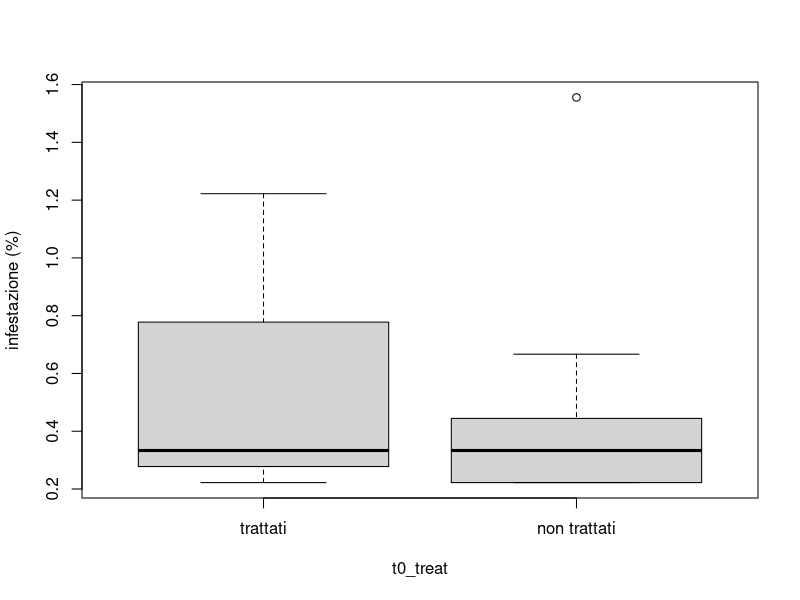
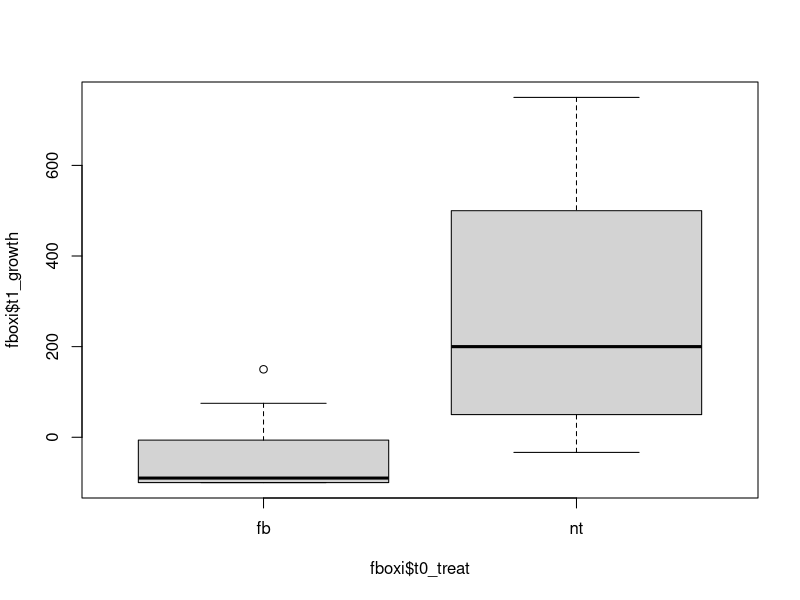
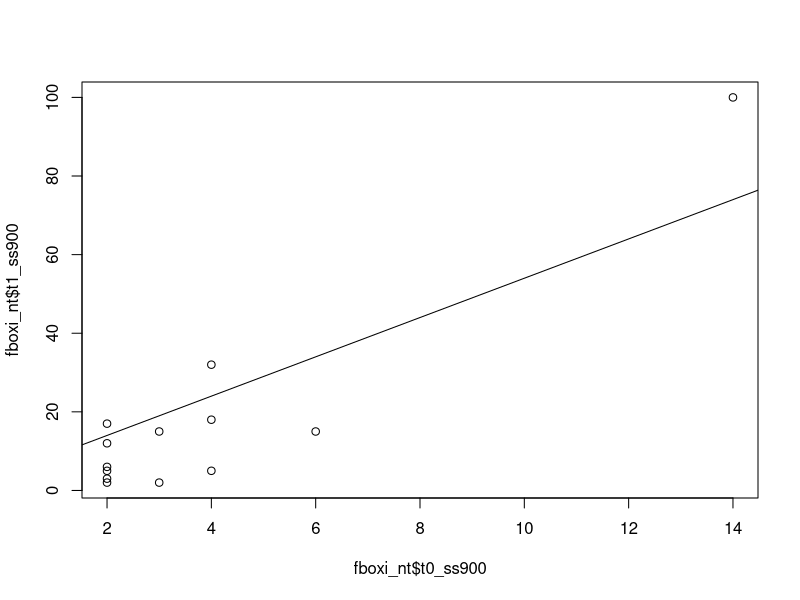

R code for these plots, in order: (Note: this script raises an error after producing the figures.)
#
detach()
rm(list=ls())

# data load ---------------------------------------------------------------
fbox <- read.csv("../data/fbox_def.csv", sep=",")
fbox$t0_treat<-c(rep("fb",48),rep("nt",48))   #treatments: fbox, no treatment

# 900 bees sums -----------------------------------------------------------

fbox$t0_ss900<- fbox$t0_ss300_1 + fbox$t0_ss300_2 + fbox$t0_ss300_3 #total sugar shake time 0
fbox$t1_ss900<- fbox$t1_ss300_1 + fbox$t1_ss300_2 + fbox$t1_ss300_3 #total sugar shake time 1
fbox$t2_ss900<- fbox$t2_ss300_1 + fbox$t2_ss300_2 + fbox$t2_ss300_3 #total sugar shake time 2
fbox$t3_ss900<- fbox$t3_ss300_1 + fbox$t3_ss300_2 + fbox$t3_ss300_3 #total sugar shake time 3

# hives selection -------------------------------------------------------
minvar=1.5  #varroe minime per inclusione
maxvar=15 #varroe massime per inclusione
!is.na(fbox$t0_ss900-fbox$t1_ss900)->include # NAs removed (only time 0 and 1)
fbox$t0_ss900<maxvar & fbox$t0_ss900>minvar & include ->include #excluded most infested hives and hives with infestation under 1/900

fboxi<-fbox[include,] #dataset delle casse in analisi
rm(include)
#fboxi<-fboxi[order(fboxi$ss9_bt),] ????? inutile ?????

n_nt<-dim(fboxi[fboxi$t0_treat=="nt",])[1] # num ctr hives
n_fb<-dim(fboxi[fboxi$t0_treat=="fb",])[1]    # num fbox hives


# t1-t0 growth analysis ---------------------------------------------------

# t0 infestation
boxplot(t0_ss900/9~t0_treat,data=fboxi,names=c("trattati","non trattati"),ylab="infestazione (%)")

 #fboxi$eff_log<-log(ss9_at+0.5)-log(ss9_bt+0.5)
fboxi$t1_growth<-(fboxi$t1_ss900-fboxi$t0_ss900)/fboxi$t0_ss900*100

#boxplot(t1_growth~tratt)
boxplot(fboxi$t1_growth~fboxi$t0_treat)

fboxi_nt<-fboxi[fboxi$t0_treat=="nt",]
fboxi_fb<-fboxi[fboxi$t0_treat=="fb",]

plot(fboxi_nt$t0_ss900,fboxi_nt$t1_ss900)
abline(fboxi_nt$t0_ss900,fboxi_nt$t1_ss900)
lm(t1_ss900~t0_ss900,data=fboxi_nt)
#plot(glm(ss9_at~sqrt(ss9_bt),family=poisson))


points(fboxi_fb$t0_ss900,fboxi_fb$t1_ss900,pch=3)
abline(fboxi_fb$t0_ss900,fboxi_fb$t1_ss900)

### henderson_tilton
#ht.efficacy<-function(tb,ta,cb,ca){100*(1-((ta*mean(cb))/(tb*mean(ca))))}
ht.efficacy<-function(tb,ta,cb,ca){100*(1-((ta/tb)/mean(ca/cb)))}
#ht.efficacy<-function(tb,ta,cb,ca){100*(1-((mean(ta/tb)*mean(cb/ca))))}

fboxi_fb$t1_ht.eff<-ht.efficacy(fboxi_fb$t0_ss900,fboxi_fb$t1_ss900,fboxi_nt$t0_ss900,fboxi_nt$t1_ss900)
mean(fboxi_fb$t1_ht.eff)

sin(mean(asin(sqrt(fboxi_fb$t1_ht.eff/100))))^2#media trasformati
sin(t.test(asin(sqrt(fboxi_fb$t1_ht.eff/100))[-7])$conf.int)^2[1] #ic dati trasformati

boxplot(fboxi_fb$t1_ht.eff)


fboxi_fb$t2_ss900/fboxi_fb$t1_ss900
# 
# 
# ((mss9fbbt*m_eff_plac)-mss9fbat)/(mss9fbbt*m_eff_plac) ### efficacia del formicobox
# ## ic con il bootstrap?!?
# attach(dataplac)
# hist(ss9_bt,breaks=0:35,ylim=c(0,30),main="Infestazione al giorno 0",xlab="varroe/900 api",ylab="frequenza")
# hist(ss9_at,breaks=0:35,ylim=c(0,30),main="Infestazione al giorno 30",xlab="varroe/900 api",ylab="frequenza")
# #capire come gestire gli zeri iniziali
# detach(dataplac)
# 
# attach(fboxi)
# order(cassa)->ordine
# rbind(ss9_bt[ordine],ss9_at[ordine])->counts
# row.names(counts)<-c("prima","dopo")
# names(counts)<-cassa[ordine]
# barplot(counts, main="Infestazione delle api adulte",
#         xlab="Famiglie", col=c("white","yellow"),ylab="Varroe/900 api",
#         legend = rownames(counts), beside=TRUE)
# barplot(counts[1,], main="Infestazione delle api adulte prima del trattamento",
#         xlab="Famiglie", col=c(rep("black",dim(datafb)[1]),rep("red",dim(dataplac)[1])),ylab="Varroe/900 api",ylim=c(0,35))
# barplot(counts[2,], main="Infestazione delle api adulte un mese dopo il trattamento",
#         xlab="Famiglie", col=c(rep("black",dim(datafb)[1]),rep("red",dim(dataplac)[1])),ylab="Varroe/900 api")
# 
# 
# 
# rbind(-(ss9_bt[ordine]-ss9_at[ordine]))->counts
# barplot(counts, main="Car Distribution",
#         xlab="Number of Gears") 
# 
# barplot(fboxi$eff_log[ordine], main="",
#         xlab="")
# fboxi$aumentoperc<-(ss9_at-ss9_bt)*100/(ss9_bt+0.5)
# as.numeric(as.factor(tratt[ordine]))->coloritratt
# barplot(fboxi$aumentoperc[ordine], ylab="Variazione dell'infestazione (%)",
#         xlab="famiglie",col=coloritratt,main="Variazione dell'infestazione in un mese")
# mean(fboxi$aumentoperc[tratt=="fb"])
# mean(fboxi$aumentoperc[tratt=="plac"])
# (mean(fboxi$aumentoperc[tratt=="plac"])-(mean(fboxi$aumentoperc[tratt=="fb"])))/mean(fboxi$aumentoperc[tratt=="plac"])
# boxplot(fboxi$aumentoperc~tratt)
# boxplot(fboxi$eff_log~tratt)
# boxplot(fboxi$ss9_at~tratt)
# as.character(ora.insacco%/%1)->ora
# as.character(round(ora.insacco%%1,digits=2)*100)->minu
# plot(strptime(paste(ora,minu,sep=":"),format="%H:%M")[tratt=="fb"],fboxi$aumentoperc[tratt=="fb"],type="h",lwd=2,ylab="Variazione dell'infestazione (%)",xlab="ora di insacco")
# plot(strptime(paste(ora,minu,sep=":"),format="%H:%M")[tratt=="fb"],fboxi$ss9_at[tratt=="fb"],type="h",lwd=2,ylab="Varroe/900 api dopo il trattamento",xlab="ora di insacco")
# rm(ora,minu)
# detach(fboxi)
# 
# Blocco di covata --------------------------------------------------------
# 
# 
fbox_blocco <- read.csv("../data/formicobox_blocco_conteggi.csv", sep=";", dec=",")
merge(fbox_blocco[-c(10,14:23)],fbox,by="id_hive",all.x=T)->fbox_blocco_m #togliere 76 e 77???? [-(6:7),]
as.Date(c("2012/7/15","2012/07/18","2012/7/22","2012/07/26","2012/7/30","2012/08/3","2012/08/7","2012/08/8","2012/08/10","2012/08/13"))->Dates.cad
fbox_blocco_m[fbox_blocco_m$tratt=="ctr",c(3:12)]->cadute_ctr
fbox_blocco_m[fbox_blocco_m$tratt=="fbox",c(3:12)]->cadute_fbox
dim(cadute_ctr)[1]->num_ctr
dim(cadute_fbox)[1]->num_fbox
plot(Dates.cad,apply(cadute_fbox,2,mean),type="l")
plot(Dates.cad,apply(cadute_ctr,2,mean),type="l")
#plot(apply(fbox_blocco_m[,c(3:12)],1,sum),fbox_blocco_m$)
boxplot(cadute_ctr,names=(Dates.cad-as.Date("2012/07/12")),xlab="giorni dal trattamento",ylab="acari caduti")
lines(x=c(7.5,7.5),y=c(0,max(cadute_ctr)),lwd=3,col="red")
text(7.5,max(cadute_ctr),"trattamento di controllo",adj="left",col="red")
boxplot(cadute_fbox,names=(Dates.cad-as.Date("2012/07/12")))
lines(x=c(7.5,7.5),y=c(0,max(cadute_fbox)),lwd=3,col="red")
text(7.5,max(cadute_fbox),"trattamento di controllo",col="red")
boxplot(cadute_fbox[1:7],add=F,col="red",names=(Dates.cad-as.Date("2012/07/12"))[1:7]) #confronto efficacia sotto opercolo

#tb ta cb ca
#ht.efficacy()
apply(fbox_blocco_m[which(fbox_blocco_m$tratt=="fbox"),3:9],1,sum)->tb
apply(fbox_blocco_m[which(fbox_blocco_m$tratt=="fbox"),10:12],1,sum)->ta
apply(fbox_blocco_m[which(fbox_blocco_m$tratt=="ctr"),3:9],1,sum)->cb
apply(fbox_blocco_m[which(fbox_blocco_m$tratt=="ctr"),10:12],1,sum)->ca
ht.efficacy(tb,ta,cb,ca)
ht.efficacy(tb,ta,cb,ca)->ht.cad
mean(ht.efficacy(tb,ta,cb,ca))
boxplot(ht.efficacy(tb,ta,cb,ca))

fbox_blocco_m$t1_ss900[which(fbox_blocco_m$tratt=="fbox")]->tb
fbox_blocco_m$t2_ss900[which(fbox_blocco_m$tratt=="fbox")]->ta
fbox_blocco_m$t1_ss900[which(fbox_blocco_m$tratt=="ctr")]->cb
fbox_blocco_m$t2_ss900[which(fbox_blocco_m$tratt=="ctr")]->ca
ht.efficacy(tb,ta,cb,ca)
ht.efficacy(tb,ta,cb,ca)->ht.sug
mean(ht.efficacy(tb,ta,cb,ca))
boxplot(ht.efficacy(tb,ta,cb,ca))

plot(fbox_blocco_m$t2_ss900, apply(fbox_blocco_m[,10:12],1,sum))
cor(fbox_blocco_m$t2_ss900, apply(fbox_blocco_m[,10:12],1,sum))
     
     apply(fbox_blocco_m[,3:9],1,sum) /  apply(fbox_blocco_m[,3:12],1,sum)
     
summary(lm(fbox_blocco_m$t2_ss900 ~ apply(fbox_blocco_m[,10:12],1,sum)))
     apply(fbox_blocco_m[,3:9],1,sum) /  apply(fbox_blocco_m[,3:12],1,sum)
     #prec=calcolo metodo classico
(apply(fbox_blocco_m[,3:9],1,sum) /  apply(fbox_blocco_m[,3:12],1,sum))[which(fbox_blocco_m$tratt=="fbox")]->eff.cad
     plot(eff.cad,ht.sug)
cbind(eff.cad*100,ht.sug)
abs(eff.cad*100-ht.sug)     
plot(apply(fbox_blocco_m[,3:12],1,sum)[which(fbox_blocco_m$tratt=="fbox")],abs(eff.cad*100-ht.sug))
     abline()
#calcolo numero api
#mean()
cor(tb,fbox_blocco_m$t1_ss900[which(fbox_blocco_m$tratt=="fbox")])
cor(ta,fbox_blocco_m$t2_ss900[which(fbox_blocco_m$tratt=="fbox")])
cor(cb,fbox_blocco_m$t1_ss900[which(fbox_blocco_m$tratt=="ctr")])
cor(ca,fbox_blocco_m$t2_ss900[which(fbox_blocco_m$tratt=="ctr")])

plot(tb,fbox_blocco_m$t1_ss900[which(fbox_blocco_m$tratt=="fbox")])
plot(ta,fbox_blocco_m$t2_ss900[which(fbox_blocco_m$tratt=="fbox")])
plot(cb,fbox_blocco_m$t1_ss900[which(fbox_blocco_m$tratt=="ctr")])
plot(ca,fbox_blocco_m$t2_ss900[which(fbox_blocco_m$tratt=="ctr")])

mean(ca/(fbox_blocco_m$t2_ss900[which(fbox_blocco_m$tratt=="ctr")]/939))
#non torna il numero di api!!!!

2400/.14
57/0.02

plot(ht.cad,ht.sug)# casino!!!
#probabilmente non è corretto 
#dato che media = varianza e non media=sd significa che all'aumentare della media in proporzione aumenta di più la precisione
#fare correzione di abbott a dati cadute (?)

curve(sqrt(x)/x,0,10)



# mean(fbox_blocco$Z2[fbox_blocco$tratt.x=="ctr"])
# mean(fbox_blocco$Z2[fbox_blocco$tratt.x=="fbox"])
# boxplot(fbox_blocco$Z2~fbox_blocco$tratt.x)
# (fbox_blocco$Z3[fbox_blocco$tratt.x=="fbox"])/(fbox_blocco$Z2[fbox_blocco$tratt.x=="fbox"])
# sum(cadute_fbox)
# sum(cadute_ctr)
# sum(apply(cadute_fbox,2,mean))
# sum(apply(cadute_ctr,2,mean))
# #fare abbott modificato con cadute e con z3
# (fbox_blocco$Z3[fbox_blocco$tratt.x=="fbox"])/(fbox_blocco$Z2[fbox_blocco$tratt.x=="fbox"])
# 
